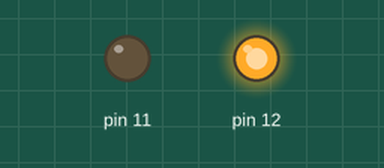
This sketch was run on a simulated Arduino Uno, built with avr-gcc and run on an emulated ATmega328P. Shown: output pins drawn as LEDs (lit = HIGH).

Above: at 0.2 s.
At 1.5 s:
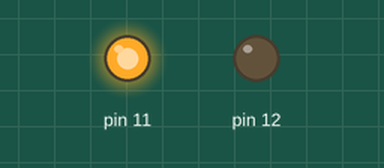
At 5.5 s:
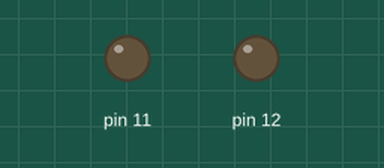
Timing chart, 0 to 6.9 s (numbered marks = the images above):
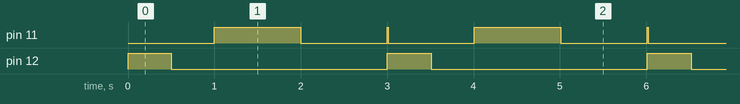

The sketch:

blink_test.ino
```cpp
/*
Ophir Filhart 1/27/2023, runing blink
*/
// the setup function runs once when you press reset or power the board
void setup() {
 pinMode(12, OUTPUT);
pinMode (11, OUTPUT);
}

void loop() {

digitalWrite(12, HIGH);
  delay(500);
  digitalWrite(12, LOW);
  delay(500);
  digitalWrite(11, HIGH);
  delay(1000);
  digitalWrite(11, LOW);
  delay(1000);
digitalWrite(12,HIGH);
digitalWrite(11,HIGH);
delay(10);
digitalWrite(12,LOW);
digitalWrite(11,LOW);
}
```

Measured:
- by itself, pin 11: repeats every 3.0 s: LOW 1.0 s, HIGH 0.01 s, LOW 1.0 s, HIGH 1.0 s
- by itself, pin 12: alternates HIGH for 0.51 s and LOW for 2.5 s
- by itself, everything shown: repeats every 3.0 s, in 5 steps
